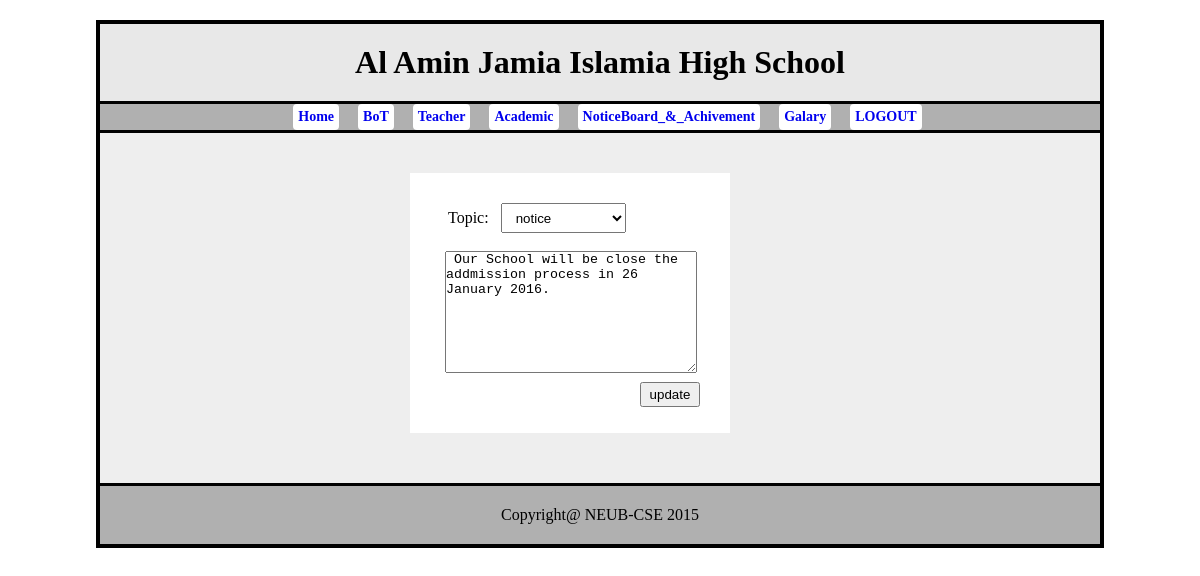
/admin/na_edit.php?action=edit&na_id=8 (signed in), run on the app's committed database.
### tables this page shows
CREATE TABLE IF NOT EXISTS `notice_achive` (
  `na_id` int(11) NOT NULL AUTO_INCREMENT,
  `na_topic` text NOT NULL,
  `na_option` enum('achivement','notice','','') NOT NULL,
  PRIMARY KEY (`na_id`)
);

### admin/na_edit.php (the view, shortened to what this page needs)
<?php
include("../include/function.php");
include("../include/adminheader.php");
	if(isset($_REQUEST['action'])=="edit")
	{
		$id = $_REQUEST['na_id'];
	}
	else
	{
		header('location:notice_achivement.php');
	}
?>
	<div style="height:230px; width:320px; border: 0px solid red; margin-left:310px; padding:0px; margin-top:40px; margin-bottom:50px; background:white; padding-top:30px;">
		<form method='post'>
			<?php
				$list_query = mysql_query("SELECT * FROM notice_achive WHERE na_id='$id'");
				while($run_list = mysql_fetch_array($list_query))
				{
					$cat_name =$run_list['na_topic'];
					$cat_option =$run_list['na_option'];
				}
			?>
			<form action="na_edit.php" ENCTYPE="MULTIPART/FORM-DATA" method="post" style="margin-top:5px;text-align:left;" >
					<p style='margin-left:38px;'> Topic:
						<select name="type" style='margin-left:8px; padding-left:10px; padding-top:1px; height:30px; width:125px;'>
							<?php if($cat_option=="achivement"){ ?>
								<option value="achivement">achivement</option>
								<option value="notice">notice</option>
							<?php } else{ ?>
							<option value="notice">notice</option>
							<?php } ?>
						</select>
					</p><br/>
				<textarea  name="topic" style="height:120px; width:250px; margin-left: 35px;"> <?php echo $cat_name; ?></textarea>
				<input type="Submit" name="Update" value="update"  style='margin-left:230px; margin-top:05px; height:25px; width:60px;'/></br>
			</form>
		</form>
	</div>
<?php include ("../include/adminfooter.php"); ?>

### admin/css/main.css (style rules this page uses)
* { margin: 0px; padding: 0px; }
body { text-align: center; }

### data on the page
notice_achive: type "notice", topic "Our School will be close the addmission process in 26 January 2016."
